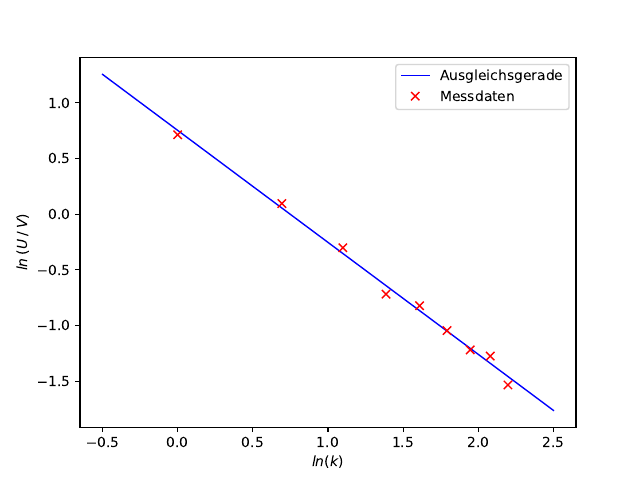

The script that saved this image:
import numpy as np
from uncertainties import ufloat
import matplotlib.pyplot as plt
from scipy.optimize import curve_fit

k, U = np.genfromtxt('mess1.txt', unpack=True)

k1 = np.log(k)
U1 = np.log(U)

print(k1, U1)

def h (x,m,b):
    return m*x + b 

params, covariance_matrix = curve_fit(h, k1, U1)
x_plot = np.linspace(-0.5,2.5, 1000000)
plt.plot(x_plot, h(x_plot, params[0], params[1]), 'b-', label=r'Ausgleichsgerade', linewidth=1)

errors = np.sqrt(np.diag(covariance_matrix))

print('a = {:.7f} ± {:.7f}'.format(params[0], errors[0]))
print('b = {:.7f} ± {:.7f}'.format(params[1], errors[1]))

plt.plot(k1, U1, 'rx', label='Messdaten')
plt.xlabel(r'$ln(k)$')
plt.ylabel(r'$ln \: (U \: / \: V)$')
plt.legend(loc='best')

#plt.tight_layout()
plt.savefig('plot1.pdf')